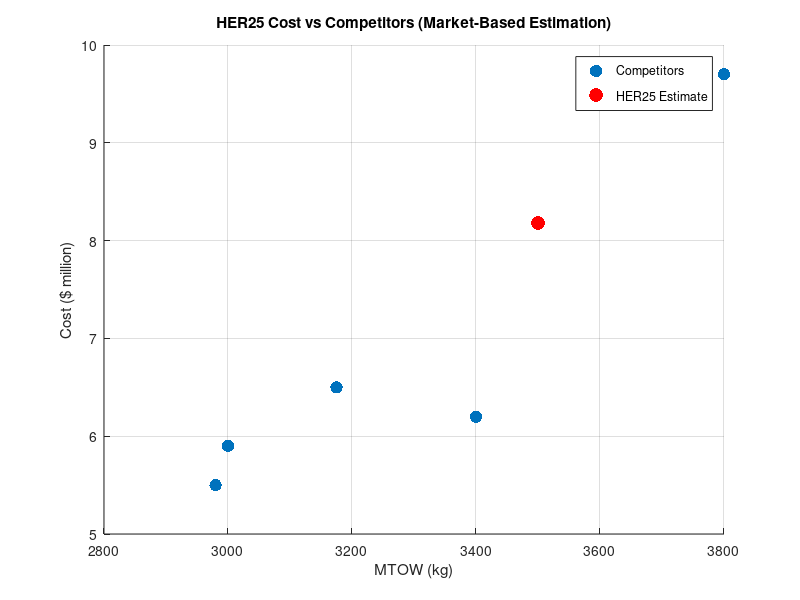
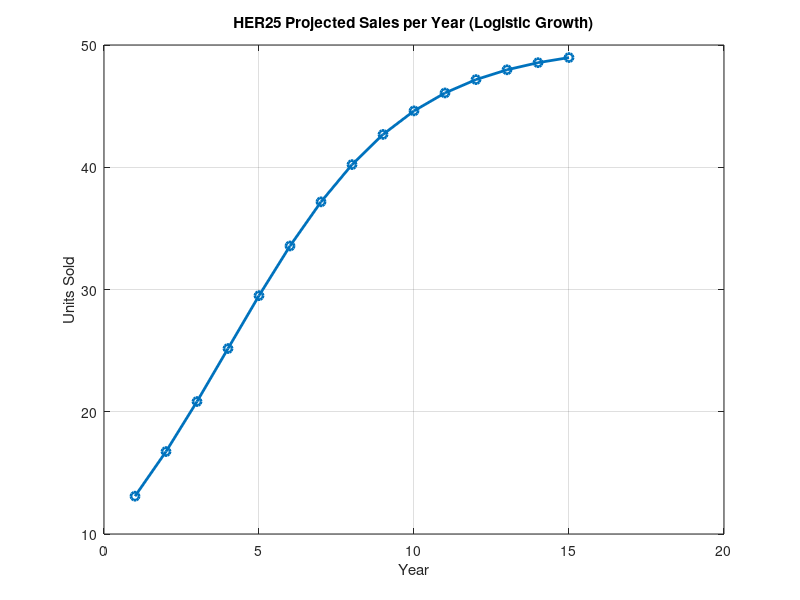
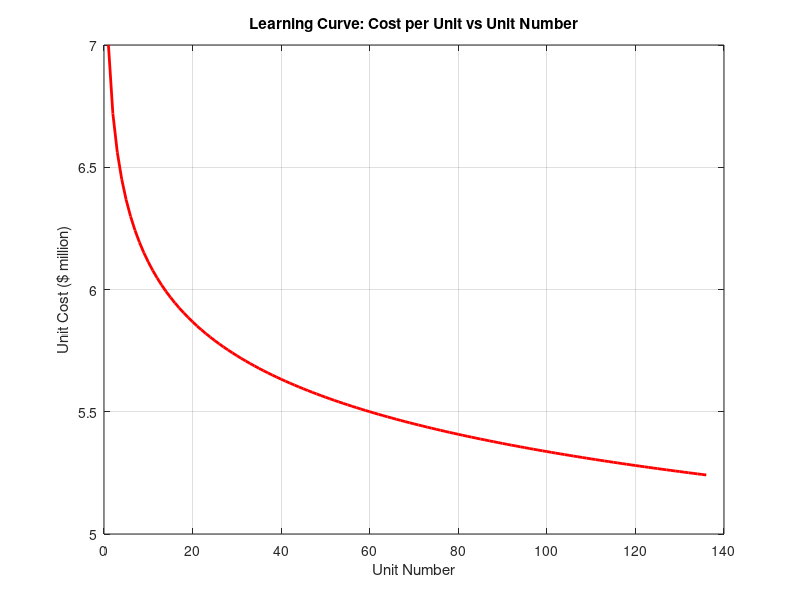
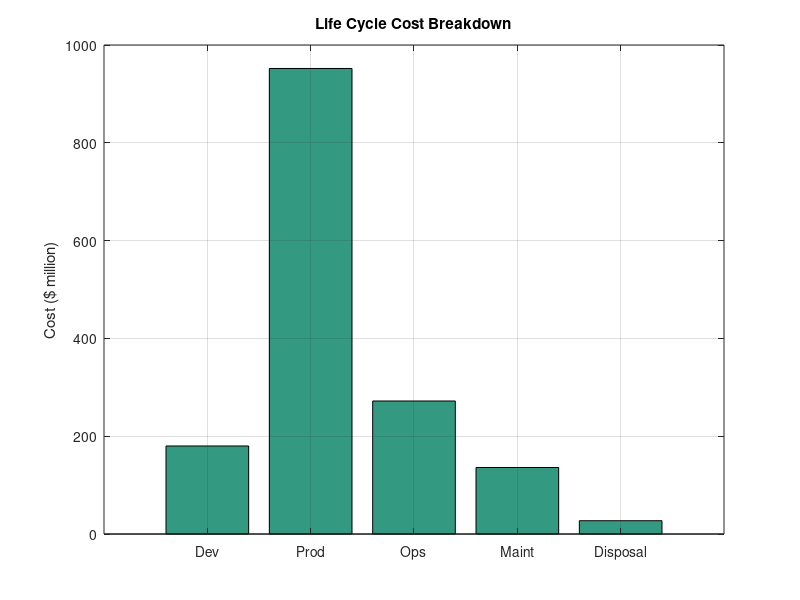

Write MATLAB code to recreate these figures, in order.
% Inputs (example values for HER25)
MTOW = 3500;       % kg
MaxSpeed = 259.28;    % km/h
RotorDiam = 10.44;    % m




% Coefficients from literature (example only — adjust with calibration)


a = 1e-4;           % scaling factor
b1 = 1.1;           % MTOW exponent
b2 = 0.3;           % Max speed exponent
b3 = 0.2;           % Rotor diameter exponent






% Cost estimation
cer_cost = a * (MTOW^b1) * (MaxSpeed^b2) * (RotorDiam^b3);
fprintf('Estimated CER Cost: $%.2f million\n', cer_cost);




% ===================================================================
% COMPETITOR-BASED COSTING MODEL (Market Benchmarking)
% ===================================================================




% Competitor data (MTOW in kg, MaxSpeed in km/h, Cost in $ million)
comp_data = [2980, 259, 5.5;   % Airbus H135
           3400, 287, 6.2;   % Bell 429
           3175, 285, 6.5;   % Leonardo AW109
           3000, 270, 5.9
           3800, 259, 9.7];  % Additional sample




% HER25 design inputs
HER25_MTOW = 3500;
HER25_Speed = 259.28;




% Extract inputs
X_comp = comp_data(:, 1:2);    % MTOW and Speed
Y_comp = comp_data(:, 3);      % Cost




% Add intercept term
X_comp_aug = [ones(size(X_comp,1),1), X_comp];




% Linear regression model
beta_comp = (X_comp_aug' * X_comp_aug) \ (X_comp_aug' * Y_comp);




% Predict HER25 cost
HER25_pred_cost = [1, HER25_MTOW, HER25_Speed] * beta_comp;




fprintf('HER25 Estimated Market Cost (based on competitors): $%.2f million\n', HER25_pred_cost);




% Plot
figure;
scatter(X_comp(:,1), Y_comp, 80, 'filled');
hold on;
scatter(HER25_MTOW, HER25_pred_cost, 100, 'r', 'filled');
xlabel('MTOW (kg)'); ylabel('Cost ($ million)');
title('HER25 Cost vs Competitors (Market-Based Estimation)');
legend('Competitors', 'HER25 Estimate');
grid on;








% ===================================================================
% NASA/ODU PROCESS-BASED COST MODEL (First-order process velocity model)
% ===================================================================
% Placeholder values provided – update with actual parameters




% Inputs (Example placeholders)
V0 = 5;               % Steady-state process velocity (parts/hr)
tau = 0.5;            % Time constant for ramp-up (hr)
t_process = 2;        % Actual process time per part (hr)
cost_modulus = 1.2;   % Relative complexity factor
labor_rate = 50;      % $/hr
machine_rate = 150;   % $/hr
num_parts = 50;




% Dynamic velocity model cost per part
effective_velocity = V0 * (1 - exp(-t_process / tau));
time_per_part = 1 / effective_velocity;
unit_cost = cost_modulus * (labor_rate + machine_rate) * time_per_part;
total_cost = unit_cost * num_parts;




fprintf('Process-Based Total Cost: $%.2f\n', total_cost);








% ===================================================================
% ACTIVITY-BASED COSTING (ABC) MODEL
% ===================================================================




% Inputs: Each activity and its consumption by the product
activities = {'Machining', 'Layup', 'Assembly'};
time_hours = [12, 8, 10];       % time per activity (hrs)
cost_rates = [120, 100, 90];    % cost per hour for each activity ($/hr)




% Total cost calculation
abc_cost = sum(time_hours .* cost_rates);




fprintf('ABC Estimated Cost: $%.2f\n', abc_cost);





% ===================================================================
% BREAKEVEN ANALYSIS (with dynamic sales forecast)
% ===================================================================

% Inputs
fixed_cost = 180;           % Development + tooling ($ million)
unit_cost = 7.0;            % Production cost per unit ($ million)
sell_price = 8.1;           % Selling price per unit ($ million)

% Sales model parameters (logistic growth)
K = 50;                     % Max sales capacity (units/year)
P0 = 10;                    % Initial year sales
r = 0.35;                   % Growth rate
t_max = 15;                 % Simulate over 15 years

% Simulate sales over time using logistic growth
sales_forecast = zeros(1, t_max);
for t = 1:t_max
    sales_forecast(t) = K / (1 + ((K - P0) / P0) * exp(-r * t));
end

% Calculate cumulative units and profit
cumulative_units = 0;
cumulative_margin = 0;
margin_per_unit = sell_price - unit_cost;
breakeven_units = fixed_cost / margin_per_unit;
breakeven_year = 0;

for t = 1:t_max
    yearly_units = sales_forecast(t);
    cumulative_units = cumulative_units + yearly_units;
    cumulative_margin = cumulative_margin + yearly_units * margin_per_unit;
    if cumulative_margin >= fixed_cost && breakeven_year == 0
        breakeven_year = t;
    end
end

fprintf('Breakeven Units (Logistic Model): %.0f\n', breakeven_units);
fprintf('Breakeven Achieved in Year: %d\n', breakeven_year);

% Plot 1: Breakeven Sales Forecast Over Time
figure;
plot(1:t_max, sales_forecast, '-o', 'LineWidth', 2);
xlabel('Year');
ylabel('Units Sold');
title('HER25 Projected Sales per Year (Logistic Growth)');
grid on;

% ===================================================================
% LEARNING CURVE COST ESTIMATION
% ===================================================================

C1 = 7;                    % Cost of first unit ($ million)
n = 136;                   % Unit number to evaluate
learning_rate = 0.96;

b = log2(learning_rate);
Cn = C1 * n^b;

fprintf('Cost of unit %d with learning rate %.2f: $%.2f million\n', n, learning_rate, Cn);

% Plot 2: Learning Curve
units = 1:136;
learning_curve = C1 * units.^b;
figure;
plot(units, learning_curve, 'r-', 'LineWidth', 2);
xlabel('Unit Number');
ylabel('Unit Cost ($ million)');
title('Learning Curve: Cost per Unit vs Unit Number');
grid on;

% ===================================================================
% LIFE CYCLE COSTING (LCC)
% ===================================================================

units_total = 136;
C_dev = 180;              
C_prod = unit_cost * units_total;   
C_ops = 2.0 * units_total;      
C_maint = 1.0 * units_total;    
C_disposal = 0.2 * units_total; 

LCC = C_dev + C_prod + C_ops + C_maint + C_disposal;
fprintf('Estimated Life Cycle Cost (LCC): $%.2f million\n', LCC);

% Plot 3: Life Cycle Cost Breakdown
figure;
bar([C_dev, C_prod, C_ops, C_maint, C_disposal], 'FaceColor', [0.2 0.6 0.5]);
set(gca, 'xticklabel', {'Dev', 'Prod', 'Ops', 'Maint', 'Disposal'});
ylabel('Cost ($ million)');
title('Life Cycle Cost Breakdown');
grid on;

% ===================================================================
% DEVELOPMENT COST PHASING WITH INFLATION
% ===================================================================

base_cost = 180;       
inflation = 0.03;      
years = 8;

phase_dist = [0.20, 0.18, 0.12, 0.10, 0.10, 0.08, 0.12, 0.10]; 

year_costs = zeros(1, years);
for i = 1:years
   year_costs(i) = base_cost * phase_dist(i) * (1 + inflation)^(i-1);
end

total_inflated = sum(year_costs);
fprintf('Total Inflated Cost over %d years: $%.2f million\n', years, total_inflated);
